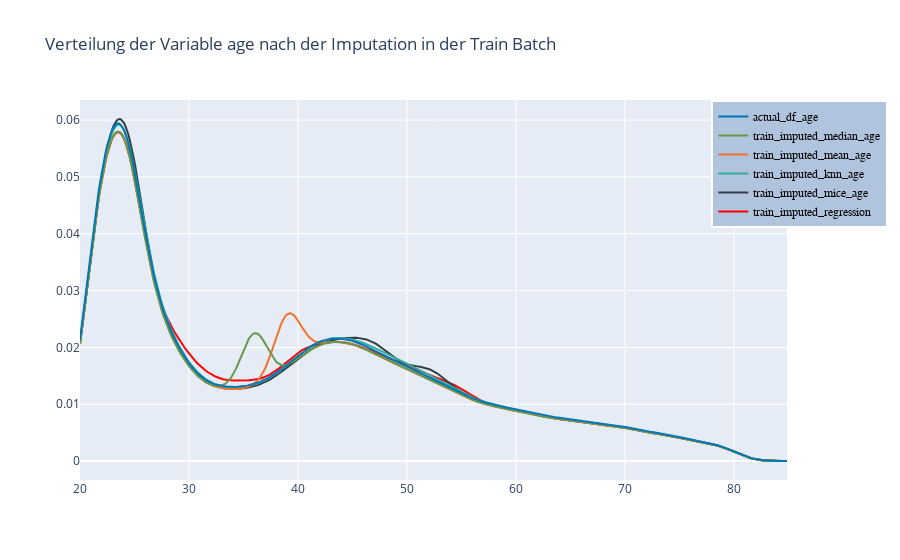

Source (notebook cell):
### Markdown cell above
#### Visualisierung der Imputationsverfahren in der Train Batch

### Code cell
hist_data_train = [np.array(X_train_df_regression['age'], dtype=np.int64), np.array(X_train_df_mice['age'], dtype=np.int64), np.array(X_train_df_knn['age'], dtype=np.int64), np.array(X_train_mean['age'], dtype=np.int64), np.array(X_train_median['age'], dtype=np.int64), np.array(X_train_original_age['age'], dtype=np.int64)]

group_labels = ['train_imputed_regression', 'train_imputed_mice_age','train_imputed_knn_age','train_imputed_mean_age', 'train_imputed_median_age', 'actual_df_age']
colors = ['red','#333F44', '#37AA9C', '#f3722c', '#6a994e', '#0077b6']

# Create distplot with curve_type set to 'normal'
fig = ff.create_distplot(hist_data_train, group_labels, show_hist=False, colors=colors, rug_text=None, show_rug=False)

fig.update_layout(legend=dict(x=0.893,y=1,traceorder="reversed",title_font_family="Times New Roman",font=dict(family="Courier",size=12,color="black"),bgcolor="LightSteelBlue",bordercolor="#fff",borderwidth=2))

# Add title
fig.update_layout(title_text='Verteilung der Variable age nach der Imputation in der Train Batch')
fig.show()

### Figure 1 — Plotly figure (JSON) as saved in the notebook; plotly's stock layout.template omitted (floating-point values rounded to 4 significant figures; data arrays with more than 128 entries replaced by an {"elided": "..."} marker saying what was removed)
{"data": [{"legendgroup": "train_imputed_regression", "marker": {"color": "red"}, "mode": "lines", "name": "train_imputed_regression", "showlegend": true, "type": "scatter", "x": {"elided": "500 float values"}, "xaxis": "x", "y": {"elided": "500 float values"}, "yaxis": "y"}, {"legendgroup": "train_imputed_mice_age", "marker": {"color": "#333F44"}, "mode": "lines", "name": "train_imputed_mice_age", "showlegend": true, "type": "scatter", "x": {"elided": "500 float values"}, "xaxis": "x", "y": {"elided": "500 float values"}, "yaxis": "y"}, {"legendgroup": "train_imputed_knn_age", "marker": {"color": "#37AA9C"}, "mode": "lines", "name": "train_imputed_knn_age", "showlegend": true, "type": "scatter", "x": {"elided": "500 float values"}, "xaxis": "x", "y": {"elided": "500 float values"}, "yaxis": "y"}, {"legendgroup": "train_imputed_mean_age", "marker": {"color": "#f3722c"}, "mode": "lines", "name": "train_imputed_mean_age", "showlegend": true, "type": "scatter", "x": {"elided": "500 float values"}, "xaxis": "x", "y": {"elided": "500 float values"}, "yaxis": "y"}, {"legendgroup": "train_imputed_median_age", "marker": {"color": "#6a994e"}, "mode": "lines", "name": "train_imputed_median_age", "showlegend": true, "type": "scatter", "x": {"elided": "500 float values"}, "xaxis": "x", "y": {"elided": "500 float values"}, "yaxis": "y"}, {"legendgroup": "actual_df_age", "marker": {"color": "#0077b6"}, "mode": "lines", "name": "actual_df_age", "showlegend": true, "type": "scatter", "x": {"elided": "500 float values"}, "xaxis": "x", "y": {"elided": "500 float values"}, "yaxis": "y"}], "layout": {"barmode": "overlay", "hovermode": "closest", "legend": {"bgcolor": "LightSteelBlue", "bordercolor": "#fff", "borderwidth": 2, "font": {"color": "black", "family": "Courier", "size": 12}, "title": {"font": {"family": "Times New Roman"}}, "traceorder": "reversed", "x": 0.893, "y": 1}, "title": {"text": "Verteilung der Variable age nach der Imputation in der Train Batch"}, "xaxis": {"anchor": "y2", "domain": [0, 1], "zeroline": false}, "yaxis": {"anchor": "free", "domain": [0, 1], "position": 0}}}
